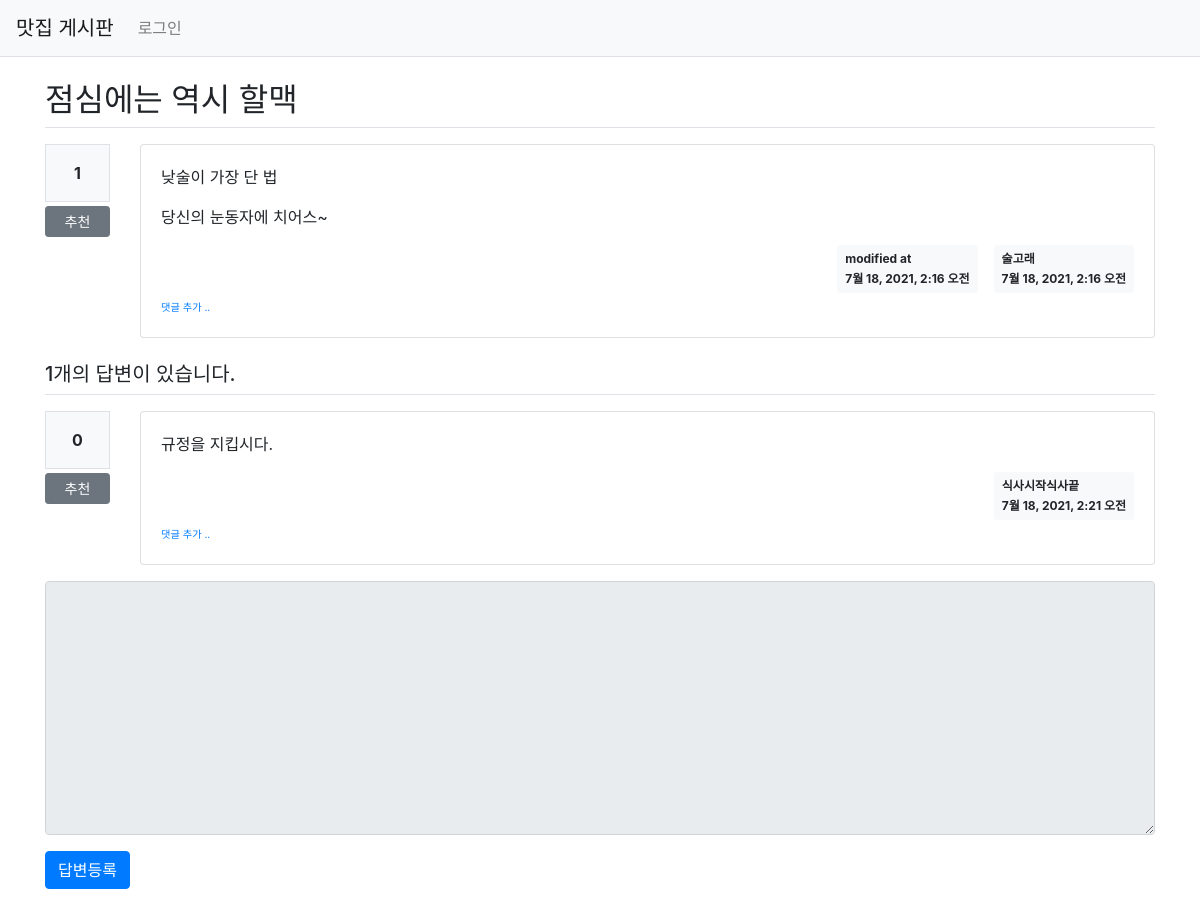
Page /pybo/26/ on the committed database.
### pybo/models.py (models this page shows, shortened)
class Question(models.Model):
    author = models.ForeignKey(User, on_delete=models.CASCADE, related_name='author_question')
    subject = models.CharField(max_length=200)
    content = models.TextField()
    create_date = models.DateTimeField()
    modify_date = models.DateTimeField(null=True, blank=True)
    voter = models.ManyToManyField(User, related_name='voter_question')

class Answer(models.Model):
    author = models.ForeignKey(User, on_delete=models.CASCADE, related_name='author_answer')
    question = models.ForeignKey(Question, on_delete=models.CASCADE)
    content = models.TextField()
    create_date = models.DateTimeField()
    modify_date = models.DateTimeField(null=True, blank=True)
    voter = models.ManyToManyField(User, related_name='voter_answer')

### pybo/views/base_views.py (the view)
# urls.py: path('<int:question_id>/', base_views.detail, name='detail'),
def detail(request, question_id):
    question = get_object_or_404(Question, pk=question_id)
    context = {'question': question}
    return render(request, 'pybo/question_detail.html', context)

### pybo/templatetags/pybo_filter.py (called while the page is built)
@register.filter()
def mark(value):
    extensions = ["nl2br", "fenced_code"]
    return mark_safe(markdown.markdown(value, extensions=extensions))

### templates/pybo/question_detail.html (shortened to what this page needs)
{% extends 'base.html' %}
{% load pybo_filter %}
{% block content %}
<div class="container my-3">
    <h2 class="border-bottom py-2">{{ question.subject }}</h2>
    <div class="row my-3">
        <div class="col-1">
            <div class="bg-light text-center p-3 border font-weight-bolder mb-1">{{question.voter.count}}</div>
            <a href="#" data-uri="{% url 'pybo:vote_question' question.id  %}"
               class="recommend btn btn-sm btn-secondary btn-block my-1">추천</a>
        </div>
        <div class="col-11">
            <div class="card">
                <div class="card-body">
                    <div class="card-text">{{ question.content|mark }}</div>
                    <div class="d-flex justify-content-end">
                        {% if question.modify_date %}
                        <div class="badge badge-light p-2 text-left mx-3">
                            <div class="mb-2">modified at</div>
                            <div>{{ question.modify_date }}</div>
                        </div>
                        {% endif %}
                        <div class="badge badge-light p-2 text-left">
                            <div class="mb-2">{{ question.author.username }}</div>
                            <div>{{ question.create_date }}</div>
                        </div>
                    </div>
                    <div>
                        <a href="{% url 'pybo:comment_create_question' question.id  %}"
                           class="small"><small>댓글 추가 ..</small></a>
                    </div>
                </div>
            </div>
        </div>
    </div>
    <h5 class="border-bottom my-3 py-2">{{question.answer_set.count}}개의 답변이 있습니다.</h5>
    {% for answer in question.answer_set.all %}
    <div class="row my-3">
        <div class="col-1">
            <div class="bg-light text-center p-3 border font-weight-bolder mb-1">{{answer.voter.count}}</div>
            <a href="#" data-uri="{% url 'pybo:vote_answer' answer.id  %}"
                class="recommend btn btn-sm btn-secondary btn-block my-1">추천</a>
        </div>
        <div class="col-11">
            <div class="card">
                <div class="card-body">
                    <div class="card-text">{{ answer.content|mark }}</div>
                    <div class="d-flex justify-content-end">
                        <div class="badge badge-light p-2 text-left">
                            <div class="mb-2">{{ answer.author.username }}</div>
                            <div>{{ answer.create_date }}</div>
                        </div>
                    </div>
                    <div>
                        <a href="{% url 'pybo:comment_create_answer' answer.id  %}"
                           class="small"><small>댓글 추가 ..</small></a>
                    </div>
                </div>
            </div>
        </div>
    </div>
    {% endfor %}
    <form action="{% url 'pybo:answer_create' question.id %}" method="post" class="my-3">
        <div class="form-group">
            <textarea {% if not user.is_authenticated %}disabled{% endif %}
              name="content" id="content" class="form-control" rows="10"></textarea>
        </div>
        <input type="submit" value="답변등록" class="btn btn-primary">
    </form>
</div>
{% endblock %}

### rows in the picture
Question: subject "점심에는 역시 할맥", voter.count "1", content|mark "낮술이 가장 단 법 당신의 눈동자에 치어스~", modify_date "7월 18, 2021, 2:16 오전", author.username "술고래", create_date "7월 18, 2021, 2:16 오전", answer_set.count "1"
Answer: voter.count "0", content|mark "규정을 지킵시다.", author.username "식사시작식사끝", create_date "7월 18, 2021, 2:21 오전"
